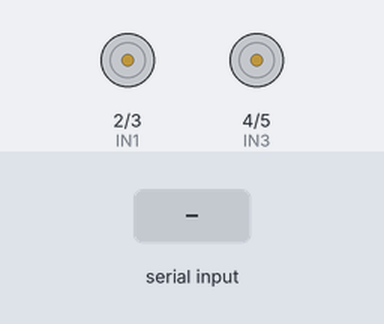
This sketch was run on a simulated Arduino Uno, built with avr-gcc and run on an emulated ATmega328P. On the bench: motor-driver pin pairs drawn as motors (green arrow = first pin HIGH = forward, orange = second pin HIGH = backward, longer = more drive). The test bench sets the inputs (shaded band).

Above: at 1.2 s.
1.3 s: "1" received over the second serial link
At 2.2 s:
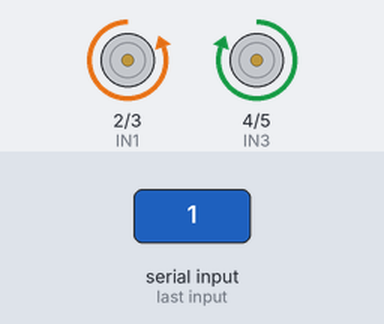
2.8 s: "2" received over the second serial link
At 3.4 s:
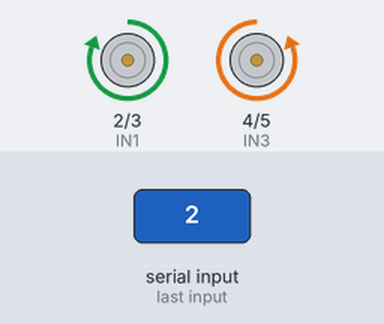
4.3 s: "3" received over the second serial link
At 5.5 s:
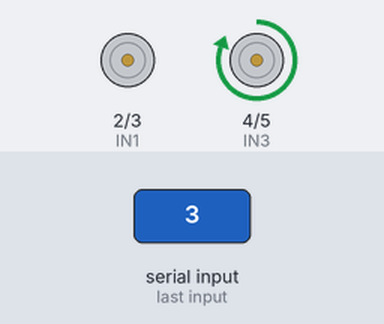
5.8 s: "4" received over the second serial link
At 6.9 s:
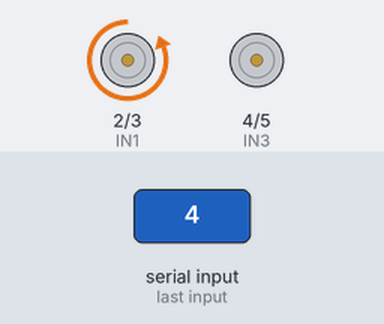
7.3 s: "0" received over the second serial link
At 8.0 s:
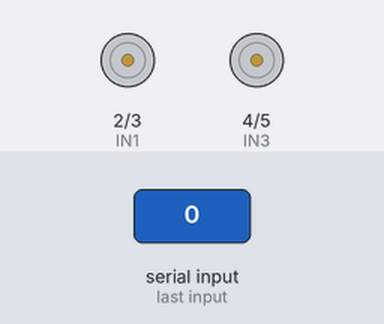
Timing chart, 0 to 9.8 s (numbered marks = the images above; inputs shaded):
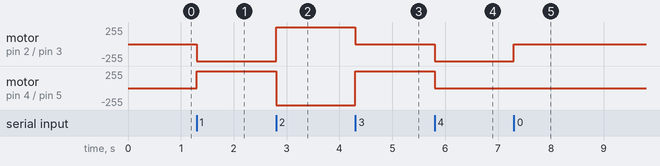

The sketch:

CarroBluetooth.ino
```cpp
#include <SoftwareSerial.h>

SoftwareSerial BT(6, 7); //(TXD, RXD)
int IN1 = 2;
int IN2 = 3;
int IN3 = 4;
int IN4 = 5;

char DATA = 0;

void setup() {
  Serial.begin(9600);
  BT.begin(38400);
  pinMode(IN1, OUTPUT);
  pinMode(IN2, OUTPUT);
  pinMode(IN3, OUTPUT);
  pinMode(IN4, OUTPUT);
}

void loop() {
  if(BT.available()){
    DATA = BT.read();

    switch(DATA){
      case '0':
        parar();
        break;
      case '1':
        avanzar();
        break;
      case '2':
        retroceder();
        break;
      case '3':
        izquierda();
        break;
      case '4':
        derecha();
        break;
    }

  }
}

void izquierda(){
  digitalWrite(IN1, LOW);
  digitalWrite(IN2, LOW);
  digitalWrite(IN3, HIGH);
  digitalWrite(IN4, LOW);
}

void derecha(){
  digitalWrite(IN1, LOW);
  digitalWrite(IN2, HIGH);
  digitalWrite(IN3, LOW);
  digitalWrite(IN4, LOW);
}

void retroceder(){
  digitalWrite(IN1, HIGH);
  digitalWrite(IN2, LOW);
  digitalWrite(IN3, LOW);
  digitalWrite(IN4, HIGH);
}

void avanzar(){
  digitalWrite(IN1, LOW);
  digitalWrite(IN2, HIGH);
  digitalWrite(IN3, HIGH);
  digitalWrite(IN4, LOW);
}

void parar(){
  digitalWrite(IN1, LOW);
  digitalWrite(IN2, LOW);
  digitalWrite(IN3, LOW);
  digitalWrite(IN4, LOW);
}
```

Measured:
- after the input at 1.3 s, motor on pin 2 (IN1) / pin 3 (IN2): stopped → backward 255/255 at once; motor on pin 4 (IN3) / pin 5 (IN4): stopped → forward 255/255 at once
- after the input at 2.8 s, motor on pin 2 (IN1) / pin 3 (IN2): backward 255/255 → forward 255/255 at once; motor on pin 4 (IN3) / pin 5 (IN4): forward 255/255 → backward 255/255 at once
- after the input at 4.3 s, motor on pin 2 (IN1) / pin 3 (IN2): forward 255/255 → stopped at once; motor on pin 4 (IN3) / pin 5 (IN4): backward 255/255 → forward 255/255 at once
- after the input at 5.8 s, motor on pin 2 (IN1) / pin 3 (IN2): stopped → backward 255/255 at once; motor on pin 4 (IN3) / pin 5 (IN4): forward 255/255 → stopped at once
- after the input at 7.3 s, motor on pin 2 (IN1) / pin 3 (IN2): backward 255/255 → stopped at once
